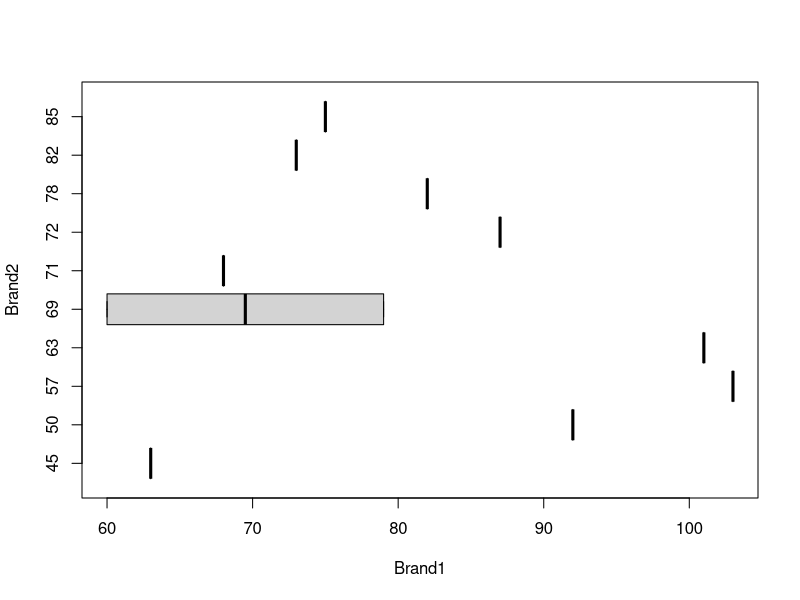

Write the R code that produced this figure. (Note: this script raises an error after producing the figure.)
## ---- chunk 1

light = read.table("light.dat", header = TRUE)
farm = read.table("farm.dat", header = TRUE)
fertile = read.table("fertile.dat", header = TRUE)
## ---- chunk 2

lSDOne <- sd(light$Brand1)
lSDTwo <- sd(light$Brand2)

out = t.test(light$Brand1, light$Brand2, var.equal = TRUE)
names(out)

pValue = t.test(light$Brand1, light$Brand2, var.equal = TRUE)$p.value
pValue

pValue = t.test(light$Brand1, light$Brand2, var.equal = TRUE)$p.value

## ---- chunk 3


# q1----------------------------------------------------

# Need of 2 sample t test on data.

# Show data summary

pValue = t.test(light$Brand1, light$Brand2, var.equal = TRUE)$p.value

# Show which tails im doing
if(pValue < 0.05) {
  print("Reject")
} else {
  print("Do Not Reject")
}
boxplot(Brand1 ~ Brand2, data = light, horizontal = TRUE)
summary(light$Brand1)
summary(light$Brand2)
mean(light$Brand1)
mean(light$Brand2)
sd(light$Brand1)
sd(light$Brand2)
stem(light$Brand1)
stem(light$Brand2)

## ---- chunk 4
# Need of 2 sample t test on this set of data
attach(farm)

t.test(farm$yield ~ farm$plot, paired = TRUE)
# boxplot(farm$plot ~ farm$yield, data = farm, horizontal = TRUE)
summary(farm$yield)
summary(farm$plot)
mean(farm$yield)
sd(farm$yield)
stem(farm$yield)
## ---- chunk 5

# q3 ----------------------------------------------------
t.test(fertile$nonfertile, fertile$fertile, paired = TRUE)
summary(fertile$fertile)
summary(fertile$fertile)
mean(fertile$fertile)
sd(fertile$fertile)
stem(fertile$fertile)
summary(fertile$nonfertile)
mean(fertile$nonfertile)
sd(fertile$nonfertile)
stem(fertile$nonfertile)

boxplot(fertile ~ nonfertile, data = fertile, horizontal = TRUE)

